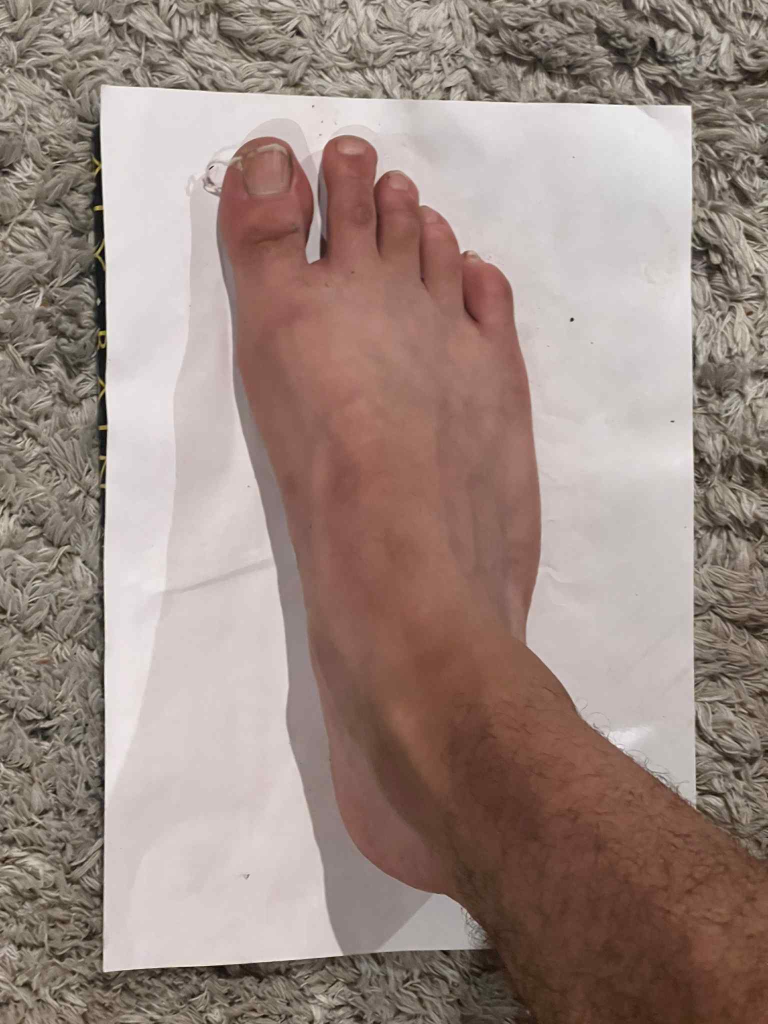
#> input picture data/3.jpg, 1536 x 2048 px, given in place of barefeet3.jpeg, which was not available (shown at 1/2 size)
$ jupyter execute FeetAndShoeMeasurements.ipynb   (shell and % lines are left out)   (text cells are left out)
#> lines starting #> are read from the running program, lines starting #| are printed output that depends on the picture; after the words box and inside, x2 and y2 are one past the last pixel; in counts of white or black regions, pixels touching at a corner belong together; long printed decimals are rounded; pictures that were not available may be replaced by others from this repository, and a replacement may not be noted
[cell 1]
from skimage.io import imread
import numpy as np
import matplotlib.pyplot as plt
from scipy import ndimage
from imutils import contours
import argparse
import imutils
import cv2
from google.colab.patches import cv2_imshow
from sklearn.cluster import KMeans
import random as rng

[cell 2]
#Mount data path from drive.

from google.colab import drive
drive.mount('/content/drive')

[cell 3]
def preprocess(img):

    img = cv2.cvtColor(img, cv2.COLOR_RGB2HSV)

    img = cv2.GaussianBlur(img, (9, 9), 0)
    img = img/255

    return img

[cell 4]
def plotImage(img):

    plt.imshow(img)
    #plt.title('Clustered Image')
    plt.show()

[cell 5]
def cropOrig(bRect, oimg):
    # x (Horizontal), y (Vertical Downwards) are start coordinates
    # img.shape[0] = height of image
    # img.shape[1] = width of image

    x,y,w,h = bRect

    print(x,y,w,h)
    pcropedImg = oimg[y:y+h,x:x+w]

    x1, y1, w1, h1 = 0, 0, pcropedImg.shape[1], pcropedImg.shape[0]

    y2 = int(h1/10)

    x2 = int(w1/10)

    crop1 = pcropedImg[y1+y2:h1-y2,x1+x2:w1-x2]

    #cv2_imshow(crop1)

    ix, iy, iw, ih = x+x2, y+y2, crop1.shape[1], crop1.shape[0]

    croppedImg = oimg[iy:iy+ih,ix:ix+iw]

    return croppedImg, pcropedImg

[cell 6]
def overlayImage(croppedImg, pcropedImg):


    x1, y1, w1, h1 = 0, 0, pcropedImg.shape[1], pcropedImg.shape[0]

    y2 = int(h1/10)

    x2 = int(w1/10)

    new_image = np.zeros((pcropedImg.shape[0], pcropedImg.shape[1], 3), np.uint8)
    new_image[:, 0:pcropedImg.shape[1]] = (255, 0, 0) # (B, G, R)

    new_image[ y1+y2:y1+y2+croppedImg.shape[0], x1+x2:x1+x2+croppedImg.shape[1]] = croppedImg

    return new_image

[cell 7]
def kMeans_cluster(img):

    # For clustering the image using k-means, we first need to convert it into a 2-dimensional array
    # (H*W, N) N is channel = 3
    image_2D = img.reshape(img.shape[0]*img.shape[1], img.shape[2])

    # tweak the cluster size and see what happens to the Output
    kmeans = KMeans(n_clusters=2, random_state=0).fit(image_2D)
    clustOut = kmeans.cluster_centers_[kmeans.labels_]

    # Reshape back the image from 2D to 3D image
    clustered_3D = clustOut.reshape(img.shape[0], img.shape[1], img.shape[2])

    clusteredImg = np.uint8(clustered_3D*255)

    return clusteredImg

[cell 8]
def getBoundingBox(img):

    contours, _ = cv2.findContours(img, cv2.RETR_TREE, cv2.CHAIN_APPROX_SIMPLE)

    #print(len(contours))
    contours = sorted(contours, key=lambda x: cv2.contourArea(x), reverse=True)


    contours_poly = [None]*len(contours)
    boundRect = [None]*len(contours)

    for i, c in enumerate(contours):
        contours_poly[i] = cv2.approxPolyDP(c, 3, True)
        boundRect[i] = cv2.boundingRect(contours_poly[i])


    return boundRect, contours, contours_poly, img

[cell 9]
def drawCnt(bRect, contours, cntPoly, img):

    drawing = np.zeros((img.shape[0], img.shape[1], 3), dtype=np.uint8)


    paperbb = bRect

    for i in range(len(contours)):
      color = (rng.randint(0,256), rng.randint(0,256), rng.randint(0,256))
      cv2.drawContours(drawing, cntPoly, i, color)
      #cv2.rectangle(drawing, (int(boundRect[i][0]), int(boundRect[i][1])), \
              #(int(boundRect[i][0]+boundRect[i][2]), int(boundRect[i][1]+boundRect[i][3])), color, 2)
    cv2.rectangle(drawing, (int(paperbb[0]), int(paperbb[1])), \
              (int(paperbb[0]+paperbb[2]), int(paperbb[1]+paperbb[3])), color, 2)

    return drawing

[cell 10]
def edgeDetection(clusteredImage):
  #gray = cv2.cvtColor(hsvImage, cv2.COLOR_BGR2GRAY)
  edged1 = cv2.Canny(clusteredImage, 0, 255)
  edged = cv2.dilate(edged1, None, iterations=1)
  edged = cv2.erode(edged, None, iterations=1)
  return edged

[cell 11]
oimg = imread('/content/drive/My Drive/data/straiqrtask/barefeet3.jpeg')
#> oimg is the input picture: shape (2048, 1536, 3); mean R, G, B 156, 137.5, 130

[cell 12]
preprocessedOimg = preprocess(oimg)
plotImage(preprocessedOimg)

[cell 13]
clusteredImg = kMeans_cluster(preprocessedOimg)
plotImage(clusteredImg)

[cell 14]
edgedImg = edgeDetection(clusteredImg)
#> in edgeDetection, `edged1 = cv2.Canny(clusteredImage, 0, 255)`:
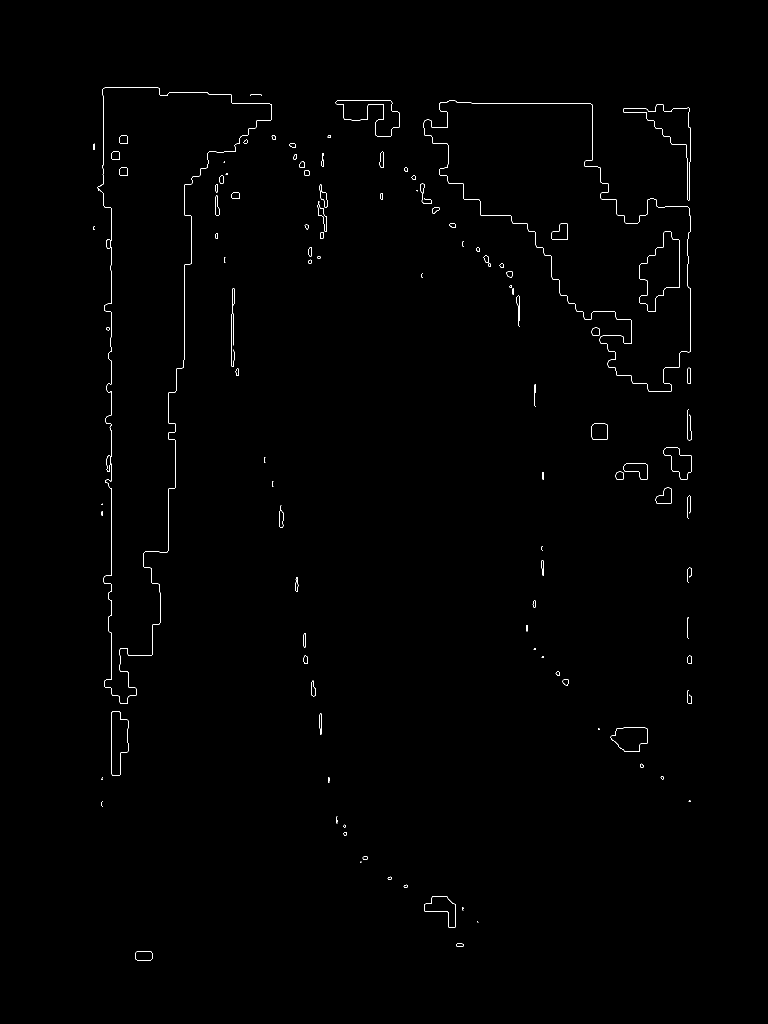
#> edged1: shape (2048, 1536) (shown at 1/2 size); 0.42% white in thin lines or dots, all inside (x1, y1, x2, y2) = (187, 174, 1384, 1921)
#> in edgeDetection, `edged = cv2.dilate(edged1, None, iterations=1)`:
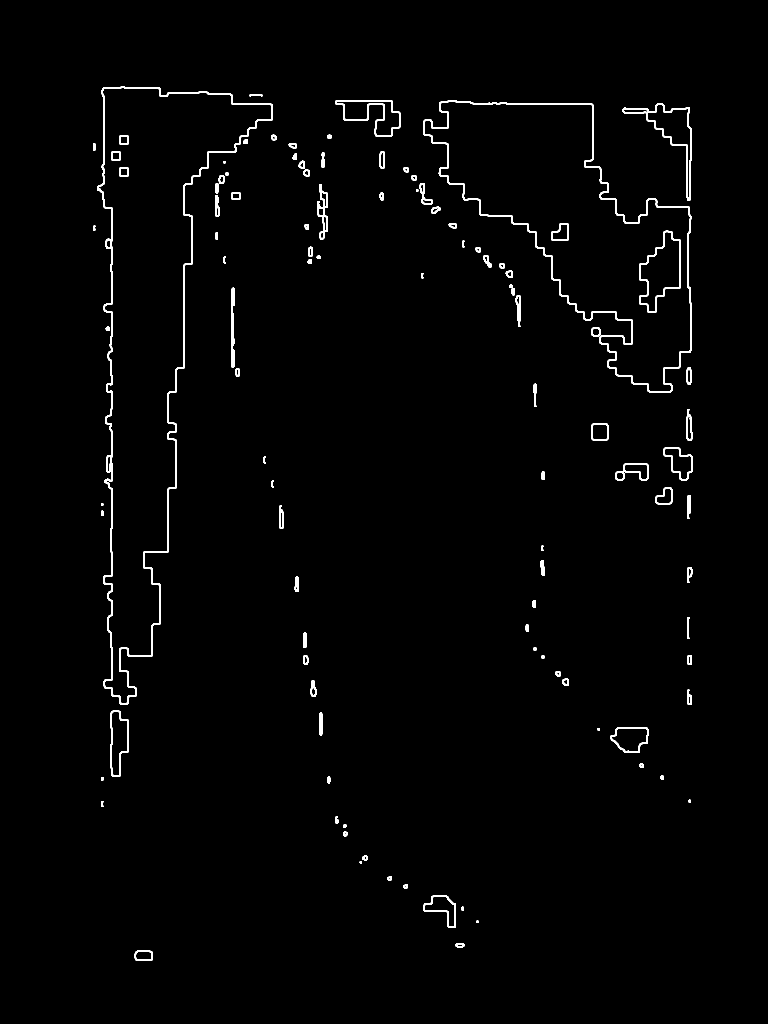
#> edged: shape (2048, 1536) (shown at 1/2 size); 1.3% white; 104 white regions, largest, box (x1, y1, x2, y2) and area: (194, 173, 545, 1409) 11185, (846, 200, 1383, 785) 8311, (1245, 207, 1383, 402) 2021
plotImage(edgedImg)

[cell 15]
#getting paper bounding box

boundRect, contours, contours_poly, img = getBoundingBox(edgedImg)
#> in getBoundingBox, `contours, _ = cv2.findContours(img, cv2.RETR_TREE, cv2.CHAIN_APPROX_SI..`: contours = 192 contours, 30 with area under 20; largest, box (x1, y1, x2, y2) and area: (195, 174, 544, 1408) 170212, (195, 174, 544, 1408) 169746, (847, 201, 1382, 784) 141528, (847, 201, 1382, 784) 141495, (1279, 462, 1360, 624) 7458
#> in getBoundingBox, `contours_poly = [None]*len(contours)`: contours_poly = 192 items
#> after the loop in getBoundingBox, `for i, c in enumerate(contours):`: boundRect = 192 items, first 6: (195, 175, 349, 1233), (195, 175, 349, 1233), (847, 201, 535, 583), (847, 201, 535, 583), (1279, 463, 81, 161), (1279, 463, 81, 161); contours_poly = 192 contours, 66 with area under 20; largest, box (x1, y1, x2, y2) and area: (195, 175, 544, 1408) 169975, (195, 175, 544, 1408) 169271, (847, 201, 1382, 784) 141350, (847, 201, 1382, 784) 141000, (1279, 463, 1360, 624) 7498
pdraw = drawCnt(boundRect[1], contours, contours_poly, img)
#> the loop in drawCnt, `for i in range(len(contours)):` made 192 passes
#> color on passes 1 to 3: (197, 215, 20), (132, 248, 207), (155, 244, 183)
#> in drawCnt, `cv2.rectangle(drawing, (int(paperbb[0]), int(paperbb[1])), \ (int(pape..`:
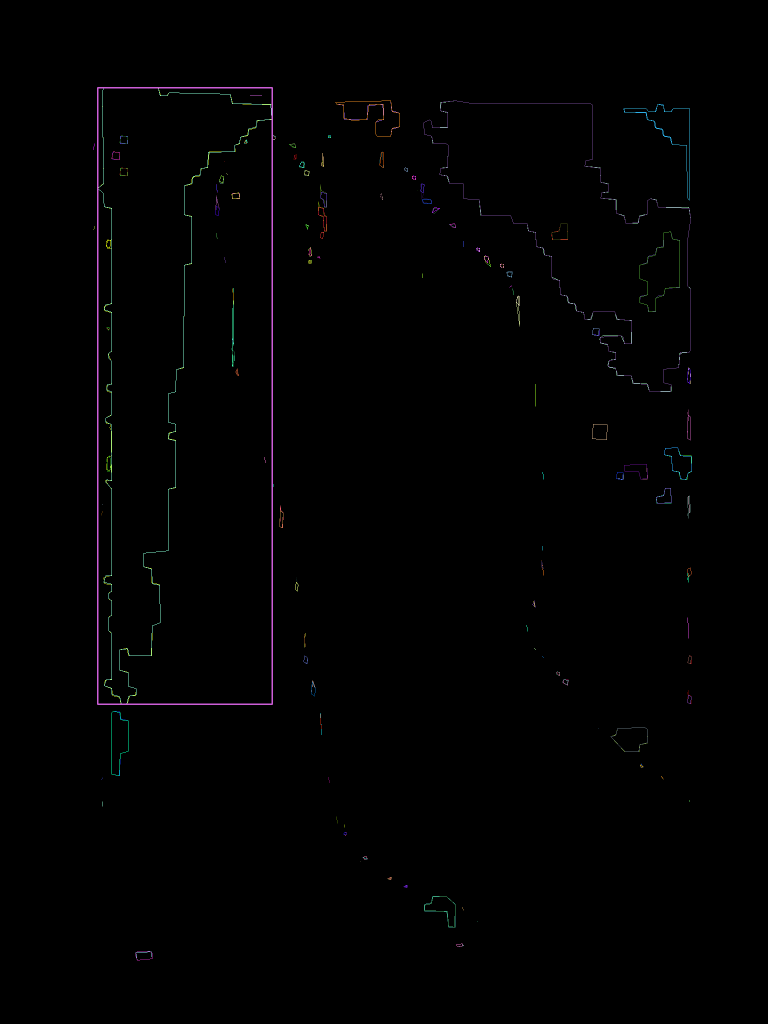
#> drawing: shape (2048, 1536, 3) (shown at 1/2 size); mean of channels 0, 1, 2 1.2, 1, 1.4; drawn as R, G, B
plotImage(pdraw)

[cell 16]
croppedImg, pcropedImg = cropOrig(boundRect[1], clusteredImg)
plotImage(croppedImg)
plotImage(pcropedImg)

[cell 17]
newImg = overlayImage(croppedImg, pcropedImg)
plotImage(newImg)

[cell 18]
fedged = edgeDetection(newImg)
#> in edgeDetection (call 2), `edged = cv2.dilate(edged1, None, iterations=1)`:
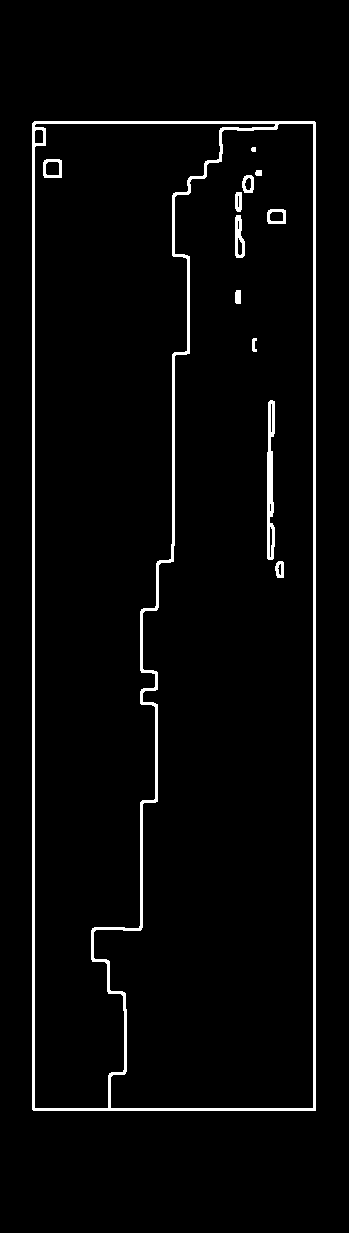
#> edged: shape (1233, 349); 3.2% white; 12 white regions, largest, box (x1, y1, x2, y2) and area: (32, 121, 316, 1111) 11597, (267, 400, 275, 560) 911, (235, 215, 245, 258) 278
fboundRect, fcnt, fcntpoly, fimg = getBoundingBox(fedged)
#> in getBoundingBox (call 2), `contours, _ = cv2.findContours(img, cv2.RETR_TREE, cv2.CHAIN_APPROX_SI..`: contours = 25 contours, 3 with area under 20; largest, box (x1, y1, x2, y2) and area: (33, 122, 315, 1110) 277344, (92, 122, 315, 1110) 154850, (33, 122, 277, 1110) 122300, (268, 401, 274, 559) 481, (44, 160, 61, 177) 249
#> the loop in getBoundingBox (call 2), `for i, c in enumerate(contours):` made 25 passes
#> after the loop in getBoundingBox (call 2), `for i, c in enumerate(contours):`: boundRect = 25 items, first 6: (33, 122, 282, 988), (92, 122, 223, 988), (33, 122, 243, 988), (268, 401, 6, 158), (45, 161, 16, 16), (44, 160, 17, 17); contours_poly = 25 contours, 9 with area under 20; largest, box (x1, y1, x2, y2) and area: (33, 122, 315, 1110) 276081, (92, 122, 315, 1110) 154273, (33, 122, 276, 1110) 121446, (268, 401, 274, 559) 232, (45, 161, 61, 177) 225
#> fboundRect has the same summary as boundRect in getBoundingBox; fcnt has the same summary as contours in getBoundingBox; fcntpoly has the same summary as contours_poly in getBoundingBox
fdraw = drawCnt(fboundRect[2], fcnt, fcntpoly, fimg)
#> call 2 of drawCnt, with bRect = (33, 122, 243, 988)
#> the loop in drawCnt (call 2), `for i in range(len(contours)):` made 25 passes
#> color on passes 1 to 8: (221, 89, 126), (232, 174, 72), (181, 236, 44), (247, 104, 150), (0, 229, 236), (3, 111, 152), (58, 154, 79), (217, 241, 47)
#> after the loop in drawCnt (call 2), `for i in range(len(contours)):`:
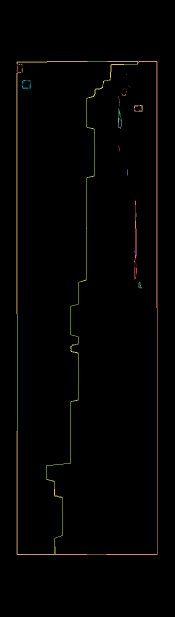
#> drawing: shape (1233, 349, 3) (shown at 1/2 size); mean of channels 0, 1, 2 3, 2.5, 1.2; drawn as R, G, B
#> in drawCnt (call 2), `cv2.rectangle(drawing, (int(paperbb[0]), int(paperbb[1])), \ (int(pape..`:
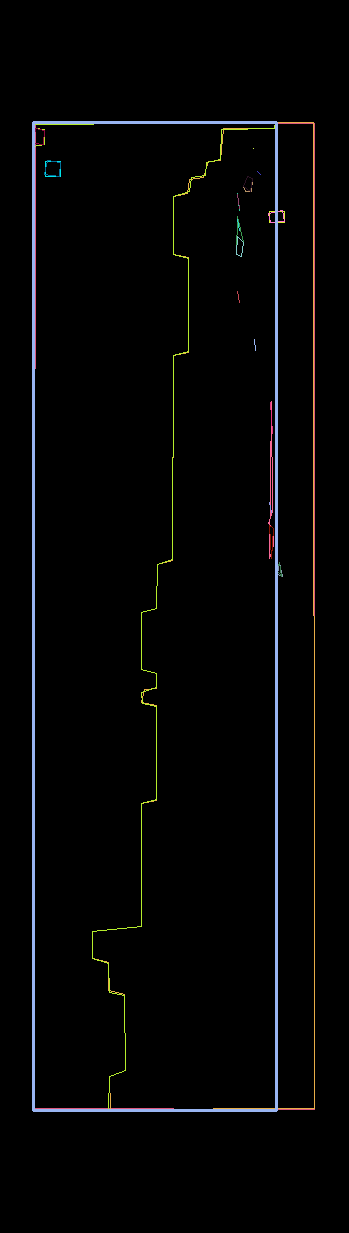
#> drawing: shape (1233, 349, 3); 1.72% of pixels changed, all inside (x1, y1, x2, y2) = (32, 121, 278, 1112); drawn as R, G, B
plotImage(fdraw)

[cell 19]
def calcFeetSize(pcropedImg, fboundRect):
  x1, y1, w1, h1 = 0, 0, pcropedImg.shape[1], pcropedImg.shape[0]

  y2 = int(h1/10)

  x2 = int(w1/10)

  fh = y2 + fboundRect[2][3]
  fw = x2 + fboundRect[2][2]
  ph = pcropedImg.shape[0]
  pw = pcropedImg.shape[1]

  print("Feet height: ", fh)
  print("Feet Width: ", fw)

  print("Paper height: ", ph)
  print("Paper Width: ", pw)

  opw = 210
  oph = 297

  ofs = 0.0

  if fw>fh:
    ofs = (oph/pw)*fw
  else :
    ofs = (oph/ph)*fh


  return ofs

[cell 20]
print("feet size (cm): ", calcFeetSize(pcropedImg, fboundRect)/10)
#> in calcFeetSize, `fh = y2 + fboundRect[2][3]`: fh = 1111
#> in calcFeetSize, `fw = x2 + fboundRect[2][2]`: fw = 277
#| Feet height:  1111
#| Feet Width:  277
#| Paper height:  1233
#| Paper Width:  349
#> in calcFeetSize, `ofs = (oph/ph)*fh`: ofs = 267.6
#| feet size (cm):  26.761

$ run again, on data/1d9f9c26-e070-4bf3-a52a-16132bf02c08.jpg
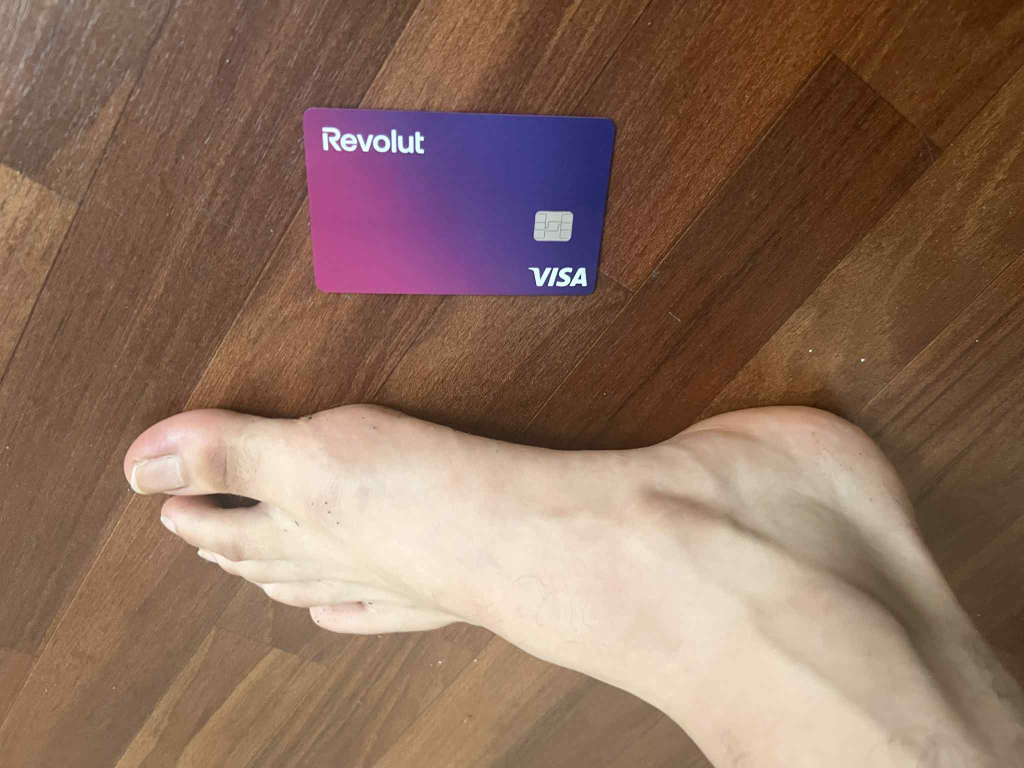
#> input picture data/1d9f9c26-e070-4bf3-a52a-16132bf02c08.jpg, 2048 x 1536 px, given in place of barefeet3.jpeg, which was not available (shown at 1/2 size)
#> oimg is the input picture: shape (1536, 2048, 3); mean R, G, B 140.5, 110.4, 93.7
#> clustered_3D: shape (1536, 2048, 3) float64; mean H, S, V 0.0847, 0.427, 0.56
#> clusteredImg: shape (1536, 2048, 3); mean H, S, V 21.3, 108.3, 142.2
#> in edgeDetection, `edged1 = cv2.Canny(clusteredImage, 0, 255)`:
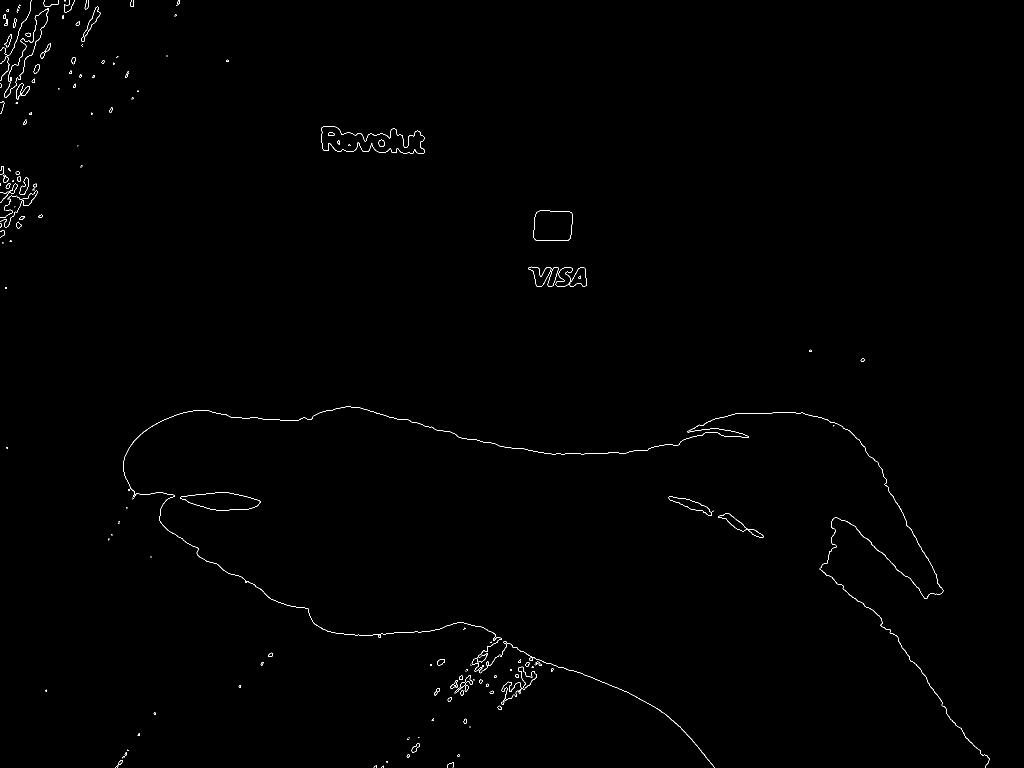
#> edged1: shape (1536, 2048) (shown at 1/2 size); 0.39% white in thin lines or dots
#> in getBoundingBox, `contours, _ = cv2.findContours(img, cv2.RETR_TREE, cv2.CHAIN_APPROX_SI..`: contours = 209 contours, 83 with area under 20; largest, box (x1, y1, x2, y2) and area: (642, 252, 849, 308) 6924, (642, 252, 849, 308) 6804, (1066, 421, 1146, 482) 4374, (1066, 421, 1146, 482) 4366, (360, 985, 521, 1022) 3861
#> in getBoundingBox, `contours_poly = [None]*len(contours)`: contours_poly = 209 items
#> after the loop in getBoundingBox, `for i, c in enumerate(contours):`: boundRect = 209 items, first 6: (642, 252, 207, 56), (642, 252, 207, 55), (1066, 421, 78, 61), (1066, 421, 80, 61), (360, 985, 161, 37), (361, 985, 159, 37); contours_poly = 209 contours, 124 with area under 20; largest, box (x1, y1, x2, y2) and area: (642, 252, 849, 308) 6783, (642, 252, 849, 307) 6612, (1066, 421, 1146, 482) 4274, (1066, 421, 1144, 482) 4150, (360, 985, 521, 1022) 3666
#> the loop in drawCnt, `for i in range(len(contours)):` made 209 passes
#> color on passes 1 to 3: (197, 215, 20), (132, 248, 207), (155, 244, 183)
#> pcropedImg: shape (55, 207, 3); mean H, S, V 18.9, 81.7, 176.6
#> crop1: shape (45, 167, 3); mean H, S, V 18.4, 76.1, 183.9
#> new_image: shape (55, 207, 3); mean H, S, V 98.8, 50.2, 121.4
#> edged1: shape (55, 207); 7.4% white in thin lines or dots, all inside (x1, y1, x2, y2) = (19, 4, 187, 50)
#> in getBoundingBox (call 2), `contours, _ = cv2.findContours(img, cv2.RETR_TREE, cv2.CHAIN_APPROX_SI..`: contours = 13 contours, 2 with area under 20; largest, box (x1, y1, x2, y2) and area: (19, 4, 187, 50) 7497, (19, 4, 187, 50) 5038, (37, 4, 141, 30) 1332, (150, 4, 187, 43) 734, (115, 27, 127, 42) 126
#> the loop in getBoundingBox (call 2), `for i, c in enumerate(contours):` made 13 passes
#> after the loop in getBoundingBox (call 2), `for i, c in enumerate(contours):`: boundRect = [(19, 4, 168, 46), (19, 4, 168, 46), (37, 4, 103, 26), (151, 4, 36, 39), (115, 27, 12, 15), (115, 28, 12, 14), (70, 36, 11, 14), (97, 38, 9, 12), (19, 42, 8, 8), (19, 13, 6, 7), (34, 29, 3, 9), (33, 31, 5, 3), (55, 37, 4, 3)]; contours_poly = 13 contours, 4 with area under 20; largest, box (x1, y1, x2, y2) and area: (19, 4, 187, 50) 7305, (19, 4, 187, 50) 4944, (37, 4, 140, 30) 1311, (151, 4, 187, 43) 690, (115, 27, 127, 42) 84
#> fboundRect has the same summary as boundRect in getBoundingBox; fcnt has the same summary as contours in getBoundingBox; fcntpoly has the same summary as contours_poly in getBoundingBox
#> the loop in drawCnt (call 2), `for i in range(len(contours)):` made 13 passes
#> color on passes 1 to 8: (34, 212, 148), (144, 68, 107), (53, 210, 206), (142, 149, 226), (190, 70, 80), (63, 61, 195), (205, 239, 71), (153, 181, 242)
#> in drawCnt (call 2), `cv2.rectangle(drawing, (int(paperbb[0]), int(paperbb[1])), \ (int(pape..`:
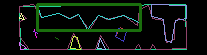
#> drawing: shape (55, 207, 3); mean of channels 0, 1, 2 11.7, 18.5, 13.4; drawn as R, G, B
#> fh = 31
#> fw = 123
#| Feet height:  31
#| Feet Width:  123
#| Paper height:  55
#| Paper Width:  207
#> ofs = 176.5
#| feet size (cm):  17.648
